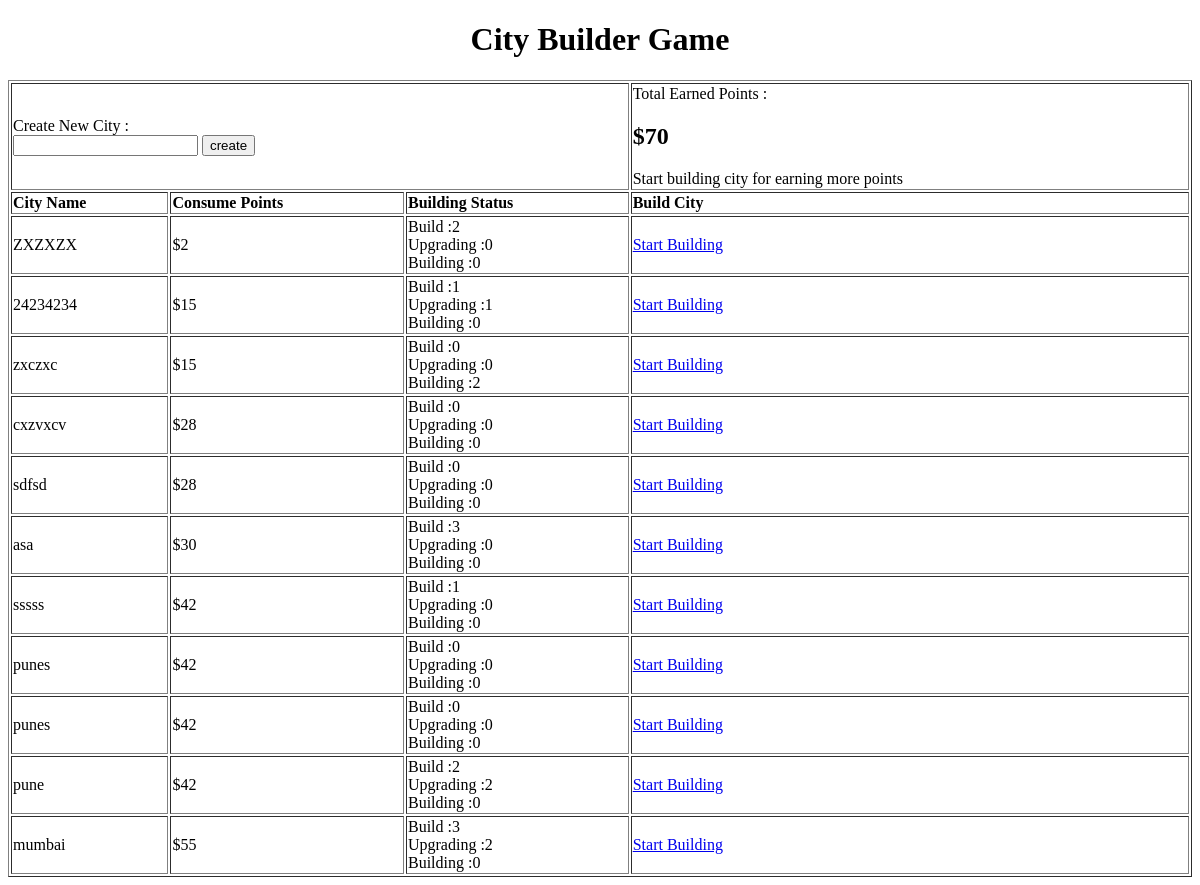
Before: / with the older database file.
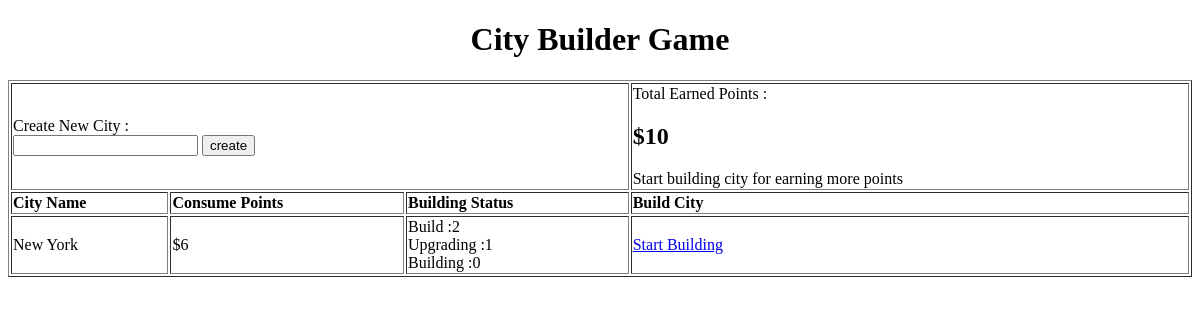
After: the same page with the newer database file.
### tables this page shows
CREATE TABLE IF NOT EXISTS `users` (
  `id` int(11) NOT NULL AUTO_INCREMENT,
  `name` varchar(250) NOT NULL,
  `email` varchar(250) NOT NULL,
  `points` int(11) NOT NULL,
  `created_on` datetime NOT NULL,
  `updated_on` datetime NOT NULL,
  PRIMARY KEY (`id`)
);

CREATE TABLE IF NOT EXISTS `city` (
  `id` int(11) NOT NULL AUTO_INCREMENT,
  `name` varchar(250) NOT NULL,
  `user_id` int(11) NOT NULL,
  `consume_points` int(11) NOT NULL,
  `created_on` datetime NOT NULL,
  PRIMARY KEY (`id`)
);

### application/controllers/Welcome.php (called while the page is built, shortened)
<?php
class Welcome extends CI_Controller {
    function __construct() {
        $this->load->model('Buildermodel');
    }
    public function index() {
        $data['username'] = 'nana';
        $data['cities'] = $this->Buildermodel->getAllCities();
        $buildings = $this->Buildermodel->getAllBuldings();
        if(count($buildings)>0){
            foreach ($buildings as $value) {
                $data['buildings'][$value['city_id']][$value['status']][] = $value;
            }
        }else{
            $data['buildings'] = array();
        }
        $data['user_info'] = $this->Buildermodel->getUserInfoByName($data['username']);
        $data['totalPoints'] = $data['user_info']['0']->points;
        $this->load->view('homepage', $data);
    }
}

### index.php (called while the page is built, shortened)
<?php
require_once BASEPATH.'core/CodeIgniter.php';

### application/models/Buildermodel.php (called while the page is built, shortened)
<?php
class Buildermodel extends CI_Model {
    public function getUserInfoByName($name) {
        $this->db->select('name,points');
        $this->db->where('name', $name);
        $this->db->from('users');
        return $this->db->get()->result();
    }
    public function getAllBuldings() {
        $this->db->select('id,building_type,level,status,city_id');
        $this->db->from('building');
        return $this->db->get()->result_array();
    }
    public function getAllCities() {
        $this->db->select('id,name,consume_points');
        $this->db->from('city');
        $this->db->order_by('id', 'DESC');
        return $this->db->get()->result_array();
    }
}

### application/views/homepage.php (the view, shortened to what this page needs)
?><!doctype html>
<html lang="en">
<head>
</head>
<body><div align="center">
    <h1>City Builder Game</h1>
    <table border="1" width="100%">
        <tr>
            <td colspan="3">Create New City : <form method="post" action="<?php echo site_url('welcome')?>">
                    <input type="text" name="city_name" >
                    <input type="submit" name="create" value="create">
                </form>
            </td >
            <td colspan="1">Total Earned Points : <h2>&#36;<?php echo $totalPoints?></h2>Start building city for earning more points</td>
        </tr>
        <tr style="font-weight: bold">
            <td>City Name</td>
            <td>Consume Points</td>
            <td>Building Status</td>
            <td>Build City</td>
        </tr>
        <?php
           foreach ($cities as $value) {
               if(array_key_exists($value['id'], $buildings) && !is_null($buildings[$value['id']] && array_key_exists('done', $buildings[$value['id']]))){
                   $builtCount =  @count($buildings[$value['id']]['done']);
               }else{
                   $builtCount = 0;
               }
               if(array_key_exists($value['id'], $buildings) && !is_null($buildings[$value['id']] && array_key_exists('Upgrading', $buildings[$value['id']]))){
                   $UpgradingCount =  @count($buildings[$value['id']]['Upgrading']);
               }else{
                   $UpgradingCount = 0;
               }
                if(array_key_exists($value['id'], $buildings) && !is_null($buildings[$value['id']] && array_key_exists('building', $buildings[$value['id']]))){
                    $buildingCount =  @count($buildings[$value['id']]['building']);
                }else{
                    $buildingCount = 0;
                }
                  echo '<tr>';
                  echo '<td>'.$value['name'].'</td>';
                  echo '<td>&#36;'.$value['consume_points'].'</td>';
                  echo '<td>Build :'.$builtCount.'<br>Upgrading :'.$UpgradingCount.'<br>Building :'.$buildingCount.'</td>';
                  echo '<td><a href="'.site_url('welcome/builder?city_id='.$value['id']).'">Start Building</a></td>';
                  echo '</tr>';
           }
        ?>
    </table>
</div></body>
</html>

Changed rows visible on the page:
removed city: name "ZXZXZX", consume_points "2", id "2", id "0"
removed city: name "24234234", consume_points "15", id "1", id "0"
removed city: name "zxczxc", consume_points "15", id "0", id "2"
removed city: name "cxzvxcv", consume_points "28", id "0"
removed city: name "sdfsd", consume_points "28", id "0"
removed city: name "asa", consume_points "30", id "3", id "0"
removed city: name "sssss", consume_points "42", id "1", id "0"
removed city: name "punes", consume_points "42", id "0"
removed city: name "punes", consume_points "42", id "0"
removed city: name "pune", consume_points "42", id "2", id "0"
removed city: name "mumbai", consume_points "55", id "3", id "2", id "0"
changed users: points "70" → "10"
added city: name "New York", consume_points "6", id "2", id "1", id "0"
